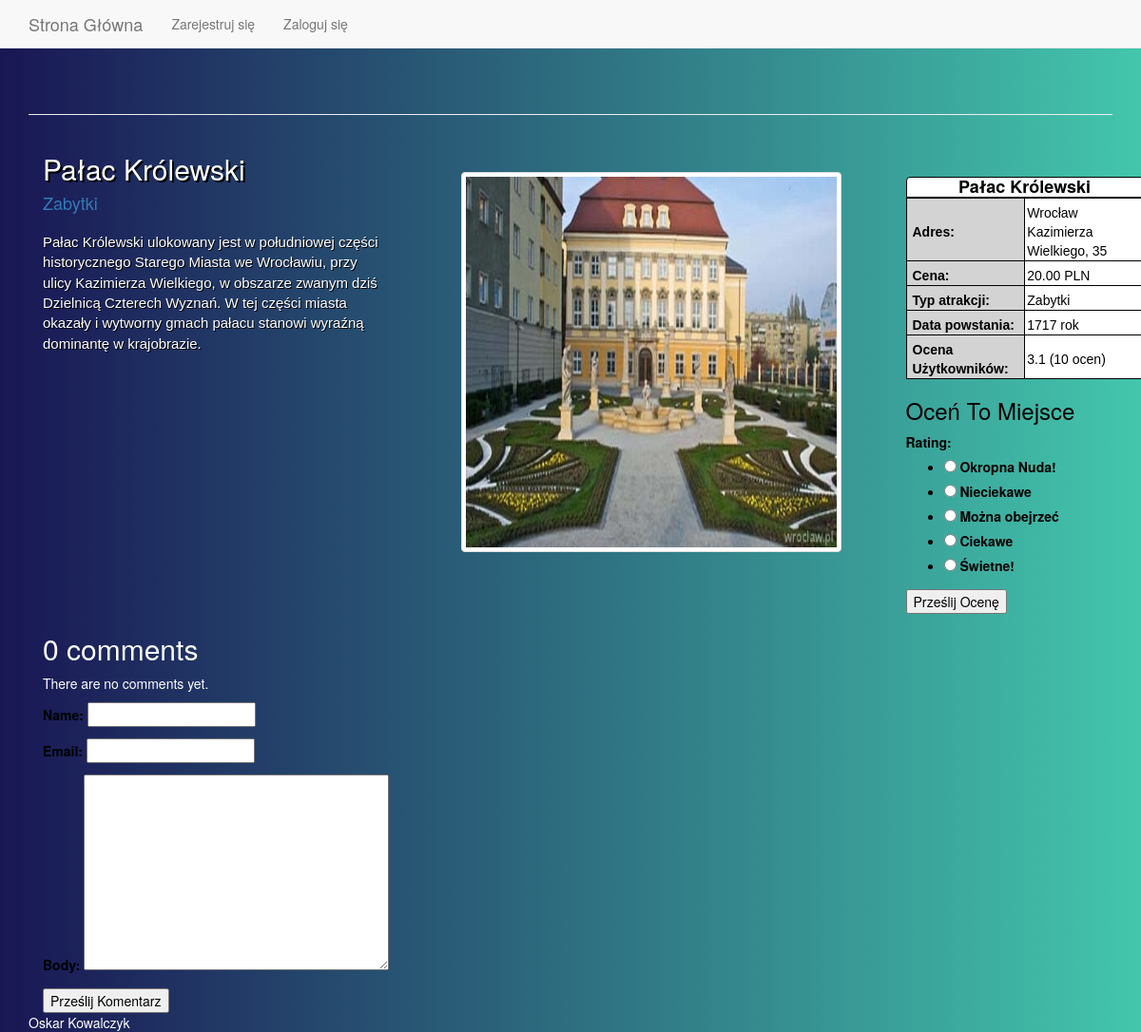
The page /2/palac-krolewski/ on the database as committed earlier.
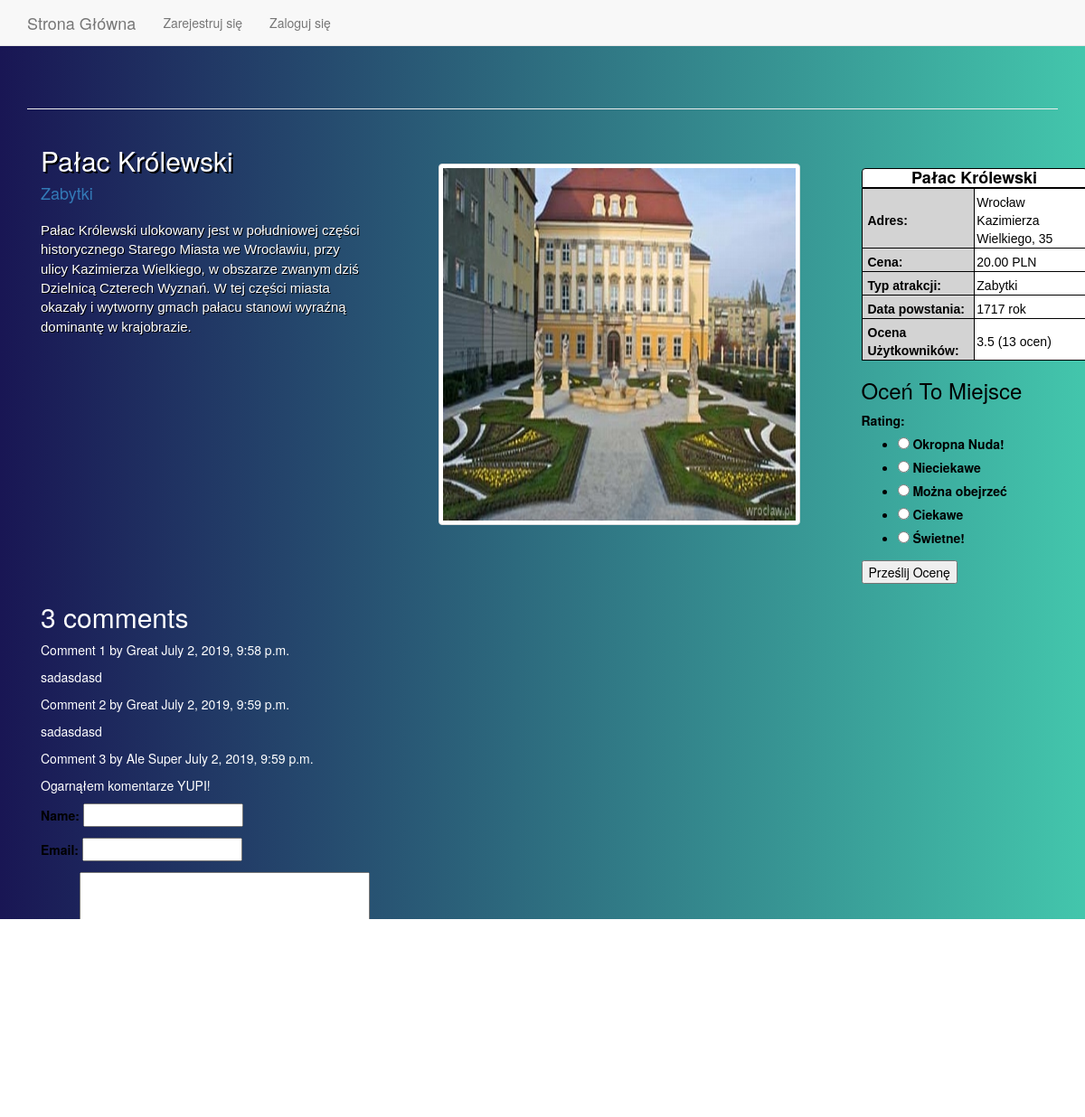
The same page on the database as committed later.
### explorerapp/models.py (models this page shows, shortened)
class Place(models.Model):
    name = models.CharField(max_length=60)
    slug = models.SlugField(max_length=200, unique=True)
    description = models.TextField()
    category = models.ForeignKey(Category, related_name='places', on_delete=models.CASCADE)
    cost = models.DecimalField(max_digits=10, decimal_places=2)
    image = models.ImageField(upload_to='images/%Y/%m/%d', blank=True)
    created = models.DateTimeField(auto_now_add=True)
    updated = models.DateTimeField(auto_now=True)
    address = models.ForeignKey(Address, on_delete=models.CASCADE, null=True)
    creation_date = models.DecimalField(max_digits=4, decimal_places=0, )
    sum_of_rating = models.DecimalField(max_digits=9, decimal_places=2, default=5)
    num_of_ratings = models.IntegerField(default=1)
    class Meta:
        ordering = ('name',)

class Category(models.Model):
    name = models.CharField(max_length=200, db_index=True)
    slug = models.SlugField(max_length=200, unique=True)
    def __str__(self):
        return self.name
    def get_absolute_url(self):
        return reverse('explorer:places_list_by_category', args=[self.slug])

class Address(models.Model):
    street = models.CharField(max_length=60)
    city = models.ForeignKey(City, on_delete=models.CASCADE)
    location_number = models.CharField(max_length=10)
    latitude = models.DecimalField(max_digits=10, decimal_places=8, null=True, blank=True)
    length = models.DecimalField(max_digits=11, decimal_places=8, null=True, blank=True)

class City(models.Model):
    name = models.CharField(max_length=30)
    slug = models.SlugField(max_length=30, unique=True)
    def __str__(self):
        return self.name

class Comment(models.Model):
    place = models.ForeignKey(Place, on_delete=models.CASCADE, related_name='comments')
    name = models.CharField(max_length=80)
    email = models.EmailField()
    body = models.TextField()
    created = models.DateTimeField(auto_now_add=True)
    updated = models.DateTimeField(auto_now=True)
    active = models.BooleanField(default=True)
    class Meta:
        ordering = ('created',)

### explorerapp/views.py (the view, shortened to what this page needs)
# urls.py: path('<int:id>/<slug:slug>/', views.PlaceView.as_view(), name='place_detail'),
class PlaceView(View):
    template_name = 'explorer/place_detail.html'
    def place_detail(self):
        place = get_object_or_404(Place, id=self.kwargs['id'], slug=self.kwargs['slug'])
        return place
    def comments_get(self):
        place = get_object_or_404(Place, id=self.kwargs['id'], slug=self.kwargs['slug'])
        comments = place.comments.filter(active=True)
        return comments
    def get_context_data(self,**kwargs):
        kwargs['place'] = self.place_detail()
        kwargs['comments'] = self.comments_get()
        if 'rating_form' not in kwargs:
            kwargs['rating_form'] = RatingForm()
        if 'comment_form' not in kwargs:
            kwargs['comment_form'] = CommentForm()
        return kwargs
    def get(self, request, *args, **kwargs):
        return render(request, self.template_name, self.get_context_data())

### explorerapp/forms.py
class RatingForm(forms.Form):
    OPTIONS = [
        (1, 'Okropna Nuda!'),
        (2, 'Nieciekawe'),
        (3, 'Można obejrzeć'),
        (4, 'Ciekawe'),
        (5, 'Świetne!')
    ]
    Rating = forms.ChoiceField(widget=forms.RadioSelect, choices=OPTIONS)

class CommentForm(forms.ModelForm):
    class Meta:
        model = Comment
        fields = ('name', 'email', 'body')

### explorerapp/templates/explorer/place_detail.html (shortened to what this page needs)
{% extends "explorer/base.html" %}
{% load bootstrap3 %}
{% block content %}
  {% load static %}
  {% load mathfilters %}
    <link rel="stylesheet" type="text/css" href="{% static 'css/place_detail.css' %}">
        <div class="container">
          <div class="row" >
            <div class="col-md-4">
                <div >
                    <h2 style="text-shadow: 2px 2px black;">{{ place.name }}</h2>
                      <h4><a href="{{ place.category.get_absolute_url }}">{{ place.category }}</a></h4>
                <div id="description" class="description">
                      {{ place.description|linebreaks }}
                </div>
                </div>
            </div>
            <div class="col-md-5">
              <img id="placeimg" class = "img-thumbnail" src="{% if place.image %}{{ place.image.url }}{% else %}{% static 'img/no_image.png' %}{% endif %}">
            </div>
            <div class="col-md-3" id="information-table" >
                <h4 class="place-name">{{ place.name }}</h4>
                <table style="background-color:white;">
                    <tr >
                        <th>Adres:</th>
                        <td>{{place.address.city }} {{ place.address.street }}, {{place.address.location_number }}</td>
                    </tr>
                    <tr>
                        <th>Cena:</th>
                        <td>{{ place.cost }} PLN</td>
                    </tr>
                    <tr>
                        <th>Typ atrakcji: </th>
                        <td>{{ place.category }}</td>
                    </tr>
                    <tr>
                        <th>Data powstania: </th>
                        <td>{{ place.creation_date}} rok</td>
                    </tr>
                    <tr>
                        <th>Ocena Użytkowników:</th>
                        <td>{{ place.sum_of_rating|div:place.num_of_ratings |floatformat }} ({{ place.num_of_ratings }} ocen)</td>
                    </tr>
                </table>
                <p><h3>Oceń To Miejsce</h3></p>
                <form  method="post">
                    {{ rating_form }}
                    <input name="rating" type="submit" value="Prześlij Ocenę" style="color:black"></input>
                </form>
            </div>
          </div>
          <div class="row">
              <div class="col-md-6">
                  {% with comments.count as total_comments %}
                    <h2>
                        {{ total_comments }} comment{{ total_comments|pluralize }}
                    </h2>
                  {% endwith %}
                  {% for comment in comments %}
                    <div class="comment">
                        <p class="info">
                            Comment {{ forloop.counter }} by {{ comment.name }}
                            {{ comment.created }}
                        </p>
                    {{ comment.body|linebreaks }}
                    </div>
                  {% empty %}
                    <p>There are no comments yet.</p>
                  {% endfor %}
                  <form  method="post" style="color:black">
                    {{ comment_form.as_p }}
                    <input name="comment" type="submit" value="Prześlij Komentarz" style="color:black"></input>
                </form></div>
          </div>
        </div>
{% endblock %}

### explorerapp/templates/explorer/base.html (shortened to what this page needs)
{% load bootstrap3 %}
<!DOCTYPE html>
<html lang="en">
  <head>
	{% bootstrap_css %}
  </head>
<body >
    <nav class="navbar navbar-default navbar-static-top">
	  <div class="container">
	    <div class="navbar-header">
		  <a class="navbar-brand" href="{% url 'explorer:index' %}">Strona Główna</a>
	    </div>
		<div id="navbarclass="navbar-collapse collapse">
		  <ul class="nav navbar-nav">
			<ul class="nav navbar-nav navbar-right">
				{% if user.is_authenticated %}
				<li><a>Hello, {{ user.username }}.</a></li>
				<li><a href="{% url 'users:logout' %}">Wyloguj się</a></li>
				{% else %}
				<li><a href="{% url 'users:register' %}">Zarejestruj się</a></li>
				<li><a href="{% url 'users:login' %}">Zaloguj się</a></li>
				{% endif %}
			</ul>
		  </ul>
        </div>
	  </div>
	</nav>
	<div class="container">
	  <div class="page-header">
      </div>
	  <div>
	    {% block content %}{% endblock content %}
      </div>
	  <footer>
		  <div>Oskar Kowalczyk</div>
	  </footer>
	</div>
  </body>
</html>

### explorerapp/static/css/place_detail.css (style rules this page uses)
#placeimg { height: 400px; width: 400px; margin-left: 50px; margin-top: 40px; }
body { background: #43C6AC; background: -webkit-linear-gradient(to right, #191654, #43C6AC); background: linear-gradient(to right, #191654, #43C6AC); color:white; }
.description { padding-top:10px; font-family:Verdana, Geneva, sans-serif; font-size:15px; text-shadow: 1px 1px black; }
#information-table { border:1px black; color:black; width: 250px; margin-left:30px; margin-top:35px; }
table { border-radius: 0px 0px 6px 6px; background-color:white; width:250px; border:2px; font-family:Verdana, Geneva, sans-serif; }
h4.place-name { width:250px; text-align:center; font-weight: bold; background-color:white; margin-bottom:0px; border-radius: 4px 4px 0px 0px; border: 1px solid black; }
th { background-color:lightgrey; padding-top:5px; padding-left:6px; }
td { padding-top:5px; padding-left:2px; }
th,td { border: 1px solid black; }

Rows that differ between the two databases and show on the page:
changed Place "Pałac Królewski": sum_of_rating|div "3.1" → "3.5"; num_of_ratings "10" → "13"
added Comment: name "Great", created "July 2, 2019, 9:58 p.m.", body "sadasdasd"
added Comment: name "Great", created "July 2, 2019, 9:59 p.m.", body "sadasdasd"
added Comment: name "Ale Super", created "July 2, 2019, 9:59 p.m.", body "Ogarnąłem komentarze YUPI!"
Other text that changed with them:
{{ total_comments }}: "0" → "3"
text no longer shown: "Name: Email: Body: There are no comments yet."
text now shown: "Name: Email:"
